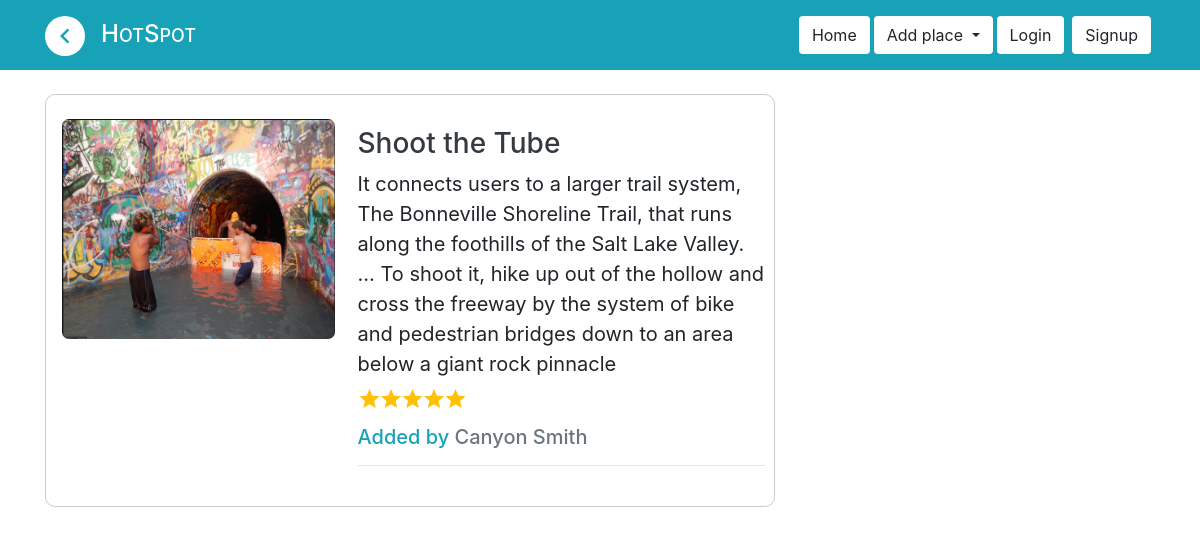
/place/18, run on the app's committed database.
### application/models.py (models this page shows)
class place_information(models.Model):
    place_image = models.ImageField(upload_to='photos')
    place_name = models.CharField(max_length=255)
    place_description = models.TextField()
    place_longitude = models.FloatField()
    place_latitude = models.FloatField()
    place_ratings = models.IntegerField()
    place_type = models.CharField(max_length=100)
    added_by = models.ForeignKey(User, on_delete=models.CASCADE, default=0)
    start_date_time = models.DateTimeField(null=True, blank=True)
    end_date_time = models.DateTimeField(null=True, blank=True)

### application/views.py (the view)
# urls.py: path('place/<id>', views.place, name="place"),
def place(request, id):
    focused_place = place_information.objects.get(id=id)
    context = {
        'place': focused_place
    }
    return render(request, 'place.html', context)

### templates/place.html (shortened to what this page needs)
{% load static %}
{% include 'inc/head.inc.html' %}
{% include 'inc/navbar.inc.html' %}
<body>
    <br>
    <div class="container">
        <div class="row">
            <div class="col-sm-8">
                <div class="p-3" style="border: solid 1px #cccccc; border-radius: 10px;">
                    <div class="row">
                        <div class="col-sm-5 py-2">
                            <img src="media/{{place.place_image}}" style="width: 100%; height:220px; border-radius: 7px;" alt="">
                        </div>
                        <div class="col-sm-7 p-2">
                            <h3 class="text-dark my-2">{{place.place_name}}</h3>
                            <p class="my-2" style="font-size:20px">{{place.place_description}}</p>
                            <div style="display: inline;" class="ratingParent my-2" id="single_rating">
                                <i class="material-icons text-secondary" style="margin-right: -7px;">star</i>
                                <i class="material-icons text-secondary" style="margin-right: -7px;">star</i>
                                <i class="material-icons text-secondary" style="margin-right: -7px;">star</i>
                                <i class="material-icons text-secondary" style="margin-right: -7px;">star</i>
                                <i class="material-icons text-secondary" style="margin-right: -7px;">star</i>
                            </div>
                            <div class="my-2">
                                <h5 class="text-info">Added by <span class="text-secondary">{{place.added_by.first_name}} {{place.added_by.last_name}}</span></h5>
                            </div>
                            <hr>
                        </div>
                    </div>
                </div>
            </div>
            <div class="col-sm-4">
            </div>
        </div>
    </div>
</body>
</html>

### data on the page
place_information: place_image (picture), place_name "Shoot the Tube", place_description "It connects users to a larger trail system, The Bonneville Shoreline Trail, that runs along the foothills of the Salt Lake Valley. ... To shoot it, hike up out of the hollow and cross the freeway by the system of bike and pedestrian bridges down to an area below a giant rock pinnacle", added_by.first_name "Canyon", added_by.last_name "Smith"
